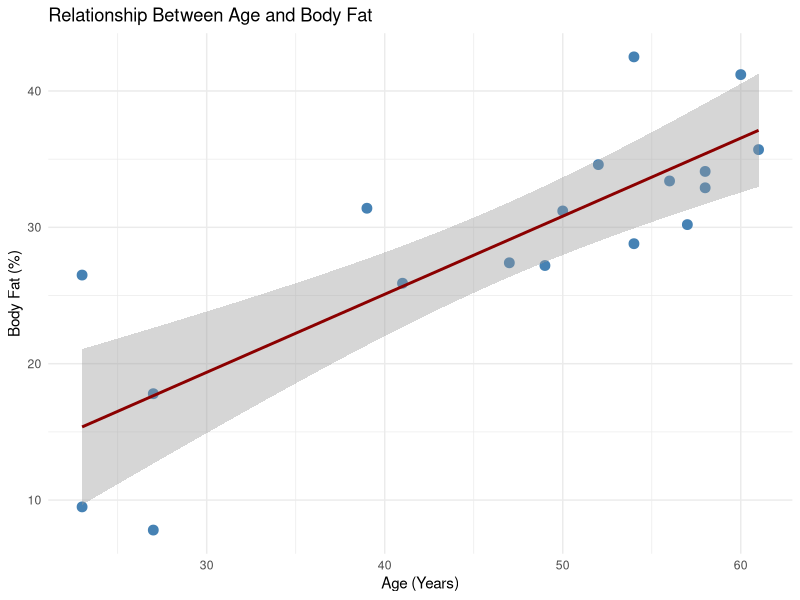

This figure's R source:
library(ggplot2)

# Create data frame
df <- data.frame(
  age = c(23,23,27,27,39,41,47,49,50,52,54,54,56,57,58,58,60,61),
  fat = c(9.5,26.5,7.8,17.8,31.4,25.9,27.4,27.2,31.2,34.6,42.5,28.8,33.4,30.2,34.1,32.9,41.2,35.7)
)

# 1. Scatter Plot with Regression Line
ggplot(df, aes(x = age, y = fat)) +
  geom_point(color = "steelblue", size = 3) +
  geom_smooth(method = "lm", color = "darkred", se = TRUE) +
  labs(title = "Relationship Between Age and Body Fat",
       x = "Age (Years)",
       y = "Body Fat (%)") +
  theme_minimal()
